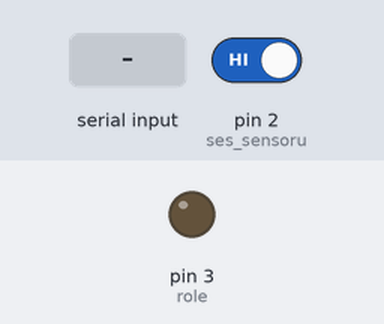
Recording of a sketch running on a simulated Arduino Uno, built with avr-gcc and run on an emulated ATmega328P. Shown: output pins drawn as LEDs (lit = HIGH). The inputs (shaded band) are chosen by the test bench; at power-on: pin 2 (ses_sensoru) HIGH.

Above: at 1.2 s.
1.3 s: "o" received over the second serial link
At 2.0 s:
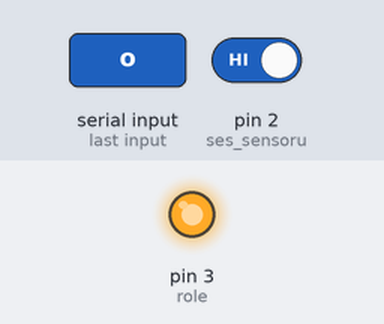
2.8 s: "c" received over the second serial link
At 3.2 s:
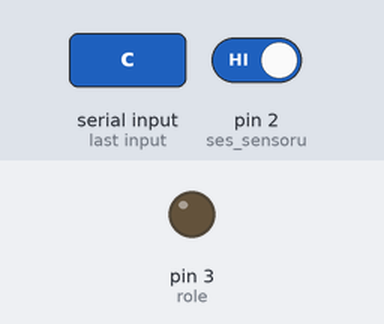
Timing chart, 0 to 5.8 s (numbered marks = the images above; inputs shaded):
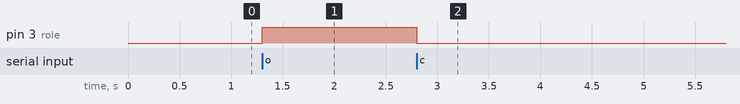

The sketch:

smart-lamp-arduino.ino
```cpp
#include <SoftwareSerial.h>
SoftwareSerial btConnect(0, 1);
int ses_sensoru = 2;
int role = 3;
int alkis = 0;

long algilama_araligi_baslangic = 0;
long algilama_araligi = 0;
boolean isik_durumu = false;

void setup()
{
  btConnect.begin(9600); /* Bluetooth haberleşmesi */
  pinMode(ses_sensoru, INPUT);
  pinMode(role, OUTPUT);
}
char data; /* okunan verilerin kaydedileceği değişken */
void loop()
{

int sensor_durumu = digitalRead(ses_sensoru);
 if (sensor_durumu == 0)
  {
    if (alkis == 0)
  {
algilama_araligi_baslangic = algilama_araligi = millis();
      alkis++;
    }
    else if (alkis > 0 && millis()-algilama_araligi >= 50)
    {
      algilama_araligi = millis();
      alkis++;
    }
    }
 if (millis()-algilama_araligi_baslangic >= 400)
  {
    if (alkis == 2)
    {
      if (!isik_durumu)
        {
          isik_durumu = true;
          digitalWrite(role, HIGH);
        }
        else if (isik_durumu)
        {
          isik_durumu = false;
          digitalWrite(role, LOW);
        }
    }
    alkis = 0;
  }
while (btConnect.available() > 0) { /* Yeni veri var mı */
    data = btConnect.read(); /* Yeni veriyi btConnect degiskenine kaydet */
    switch (data) { /* Okunan karaktere göre işlem yap */
      case 'o': /* gelen karakterin işlem karşılığı */
        digitalWrite(role, HIGH);
        break;
      case 'c':
        digitalWrite(role, LOW);
        break;
    }
}
}
```

Measured:
- after the input at 1.3 s, pin 3 (role): LOW → HIGH at once
- after the input at 2.8 s, pin 3 (role): HIGH → LOW at once
